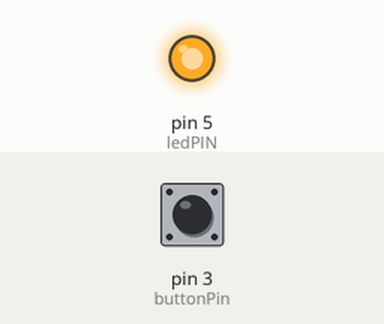
Bench run of a sketch on a simulated Arduino Uno, built with avr-gcc and run on an emulated ATmega328P. Shown: output pins drawn as LEDs (lit = HIGH). The test bench sets the inputs (shaded band); at power-on: pin 3 (buttonPin) LOW. No radio packets arrive unless stated.

Above: at 1.2 s.
1.3 s: pin 3 (buttonPin) pulled HIGH for 0.15 s
At 2.3 s:
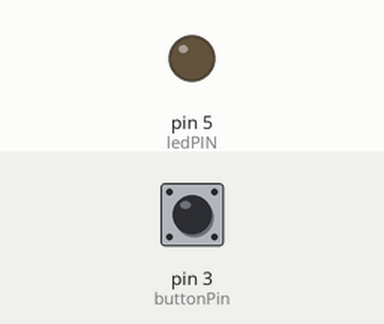
4.4 s: pin 3 (buttonPin) pulled HIGH for 1 s
At 7.5 s:
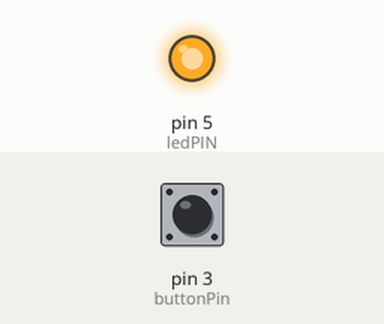
7.9 s: pin 3 (buttonPin) pulled HIGH for 3.2 s
At 8.7 s:
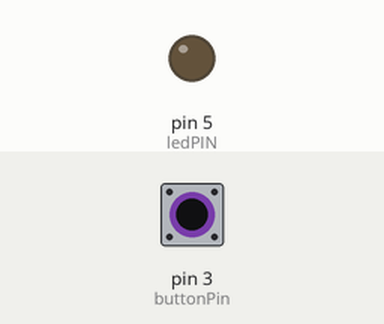
Timing chart, 0 to 11.4 s (numbered marks = the images above; inputs shaded):
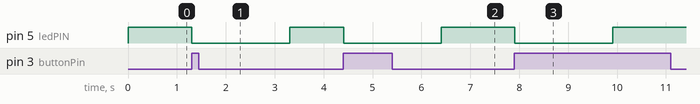

The sketch:

Transmitter.ino
```cpp
/**
@author Max Shinno
*/

// include serial and radio libraries
#include <SPI.h>
#include <nRF24L01.h>
#include <RF24.h>

// radio pins and constructor
const int ce_pin = 7;
const int csn_pin = 8;
RF24 radio(ce_pin, csn_pin);

// to store output of RF24.write(): true if received acknowledgement of transmisison, false otherwise
bool success;

// button pin, light pin; var to store output of digitalRead() of button
const int buttonPin = 3;
const int ledPIN = 5;
int buttonState;
int prevState = false; // to store last state of button, preventing resending when holding

// address matches receiver
const byte address[6] = "00001";

void setup() {
  // set button pin input and led pin output; transmitter pins handled automatically by library
  pinMode(buttonPin, INPUT);
  pinMode(ledPIN, OUTPUT);
  digitalWrite(ledPIN, HIGH);
  // set up radio; address 00001, automatically writes to pipe 0, power level minimum, set as transmitter
  success = radio.begin();
  radio.openWritingPipe(address);
  radio.setPALevel(RF24_PA_MIN);
  radio.stopListening();
}

void loop() {
  // read button input pin; HIGH if pressed, LOW otherwise
  buttonState = digitalRead(buttonPin);
  // send message if button pressed & wasn't previously pressed
  if (buttonState && !prevState) {
    prevState = HIGH;
    success = radio.write(&buttonState, sizeof(buttonState));
    // if received acknowledgement, temporarily turn off LED, and delay, allowing servo to move before resending
    if (success) {
      digitalWrite(ledPIN, LOW);
      delay(2000);
      digitalWrite(ledPIN, HIGH);
    }
  } else if (!buttonState && prevState) {
    prevState = LOW;
  }
  // wait 0.1 seconds to prevent overloading board
  delay(100);
}
```

Measured:
- after the input at 1.3 s, pin 5 (ledPIN): HIGH → LOW at once, → HIGH 2.0 s later
- after the input at 4.4 s, pin 5 (ledPIN): HIGH → LOW at once, → HIGH 2.0 s later
- after the input at 7.9 s, pin 5 (ledPIN): HIGH → LOW at once, → HIGH 2.0 s later
